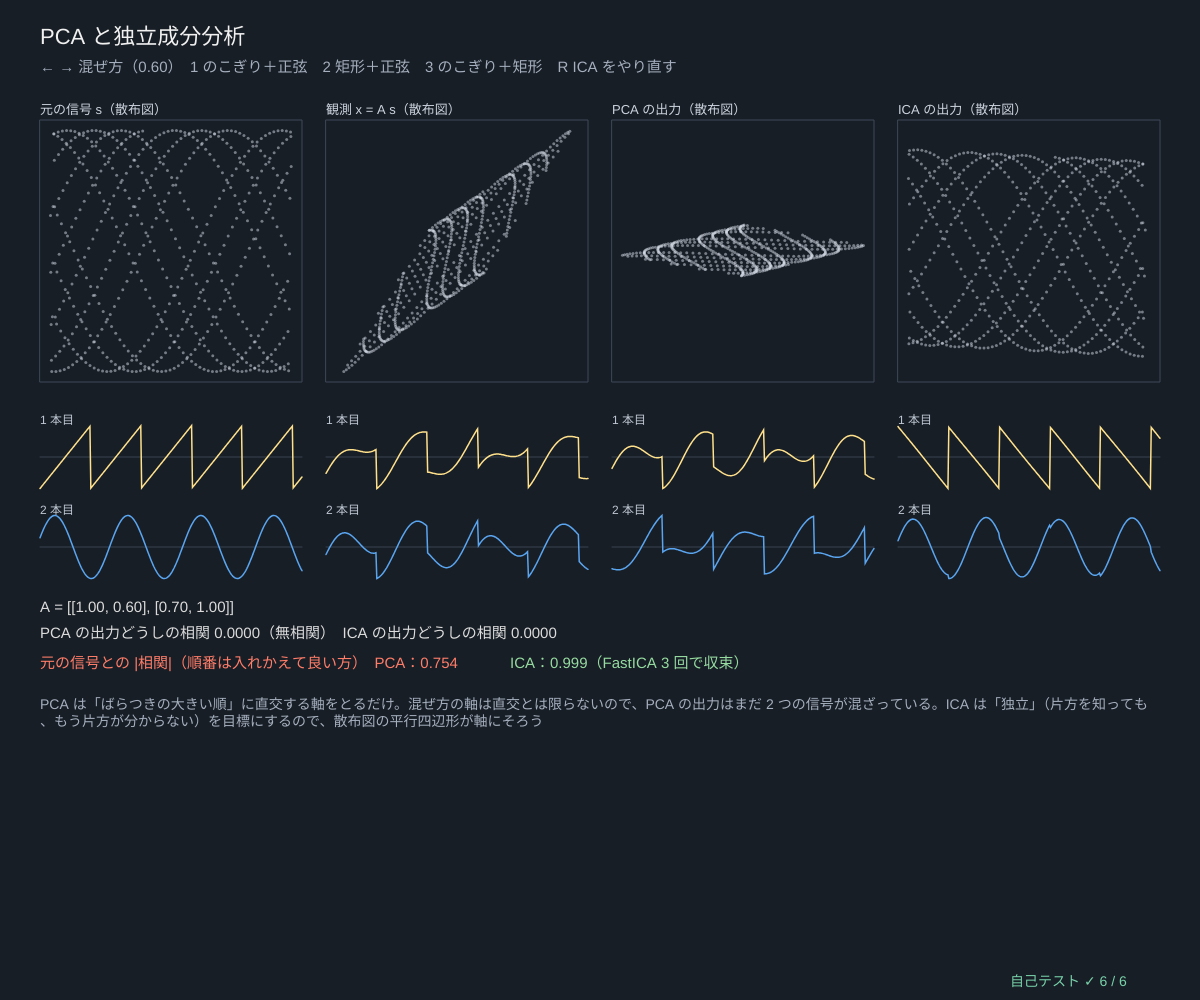
Frame 1 (no input)
Frame 60 (no input): identical to frame 1, image omitted
Frame 120 (the mouse pressed at the canvas centre since frame 60): identical to frame 1, image omitted

The p5.js sketch that drew this single still picture (run headless with seeded random() and noise() and a simulated clock; from frame 60 on, the mouse is pressed at the canvas centre):

// p5.js sketch
// ── sketch.js
// ============================================
// 12 PCA と独立成分分析（ICA）─ 2 つの音が混ざった録音から、元の音を取り出せる？
// 元の信号 s1, s2（のこぎり波・正弦波など）を行列 A で混ぜた観測 x = A s だけを使う
//   PCA：x を回して「無相関」にするところまで（白色化 10）。でも無相関にする回し方はいくらでもある → 元にはもどらない
//   FastICA：白色化したあと、出力が「いちばん正規分布らしくない」回転を探す（非線形 g = tanh、両方同時に求めて対称に直交化）
//   取り出した信号の「順番」と「符号（上下）」と「大きさ」は決まらない（どれでも x = A s をみたす）
// ← → 混ぜ方 / 1 のこぎり＋正弦 2 矩形＋正弦 3 のこぎり＋矩形 / R ICA をやり直す（はじめの向きを変える）
// ============================================

const NS = 600;                        // ★ 時間のサンプル数
let mixT = 0.6, pairK = 1, seedI = 21, src = [], obs = [], pcaOut = [], icaOut = [], icaIters = 0, corrP = [], corrI = [];   // ★ mixT = 混ぜ方

// ★ 元の信号（音のような周期的な波）
function makeSources(k) {
  let saw = (t) => 2 * ((t * 1.3) % 1) - 1, sq = (t) => (Math.sin(2 * Math.PI * 0.7 * t) >= 0 ? 1 : -1), sn = (t) => Math.sin(2 * Math.PI * 0.9 * t + 0.3);
  let f = k === 1 ? [saw, sn] : k === 2 ? [sq, sn] : [saw, sq];
  return Array.from({ length: NS }, (_, i) => { let t = (i / NS) * 8; return [f[0](t), f[1](t)]; });
}
function mixMatrix(t) { return [[1, t], [0.4 + 0.5 * t, 1]]; }
function absCorrTable(Y, S) { return [0, 1].map((k) => [0, 1].map((j) => Math.abs(corrOf(Y.map((y) => y[k]), S.map((s) => s[j]))))); }
function bestMatch(T) { return Math.max(Math.min(T[0][0], T[1][1]), Math.min(T[0][1], T[1][0])); }   // 順番の入れかえを許した「元との相関」の小さいほう
// ★ 全部の計算：混ぜる → PCA → 白色化 → FastICA
function rebuild() {
  src = makeSources(pairK); let Am = mixMatrix(mixT); obs = src.map((s) => matVec(Am, s));
  let mu = colMeans(obs), e = jacobiEigen(covMatrix(obs)); pcaOut = projectData(obs, mu, e.vecs, 2);
  let w = whitenData(obs); seedRng(seedI); let r = fastICA(w.Z, 300); icaIters = r.iters; icaOut = w.Z.map((z) => matVec(r.Wm, z));
  corrP = absCorrTable(pcaOut, src); corrI = absCorrTable(icaOut, src);
}
function setup() { createCanvas(windowWidth, windowHeight); textWrap(CHAR); selfTest(); rebuild(); }

function wave(Y, k, x, y, w, h, col, title) {
  let m = Math.max(...Y.map((v) => Math.abs(v[k])), 1e-12);
  stroke(55, 66, 80); strokeWeight(1); line(x, y + h / 2, x + w, y + h / 2);
  stroke(...col); strokeWeight(1.5); polyline(Y.slice(0, 300).map((v, i) => [x + (i / 299) * w, y + h / 2 - (v[k] / m) * h * 0.45]));
  noStroke(); fill(190, 198, 210); textSize(12); textAlign(LEFT, BASELINE); text(title, x, y + 2);
}
function scatter(Y, x, y, s, title) {
  let m = Math.max(...Y.flat().map(Math.abs), 1e-12);
  stroke(60, 72, 88); strokeWeight(1); noFill(); rect(x, y, s, s);
  noStroke(); fill(225, 232, 242, 120); for (let v of Y) circle(x + s / 2 + (v[0] / m) * s * 0.46, y + s / 2 - (v[1] / m) * s * 0.46, 3);
  fill(205, 212, 222); textSize(13); textAlign(LEFT, BASELINE); text(title, x, y - 6);
}

function draw() {
  background(24, 30, 38);
  let cols = ['元の信号 s', '観測 x = A s', 'PCA の出力', 'ICA の出力'], sets = [src, obs, pcaOut, icaOut];
  let cw = (width - 80 - 3 * 24) / 4, sz = Math.min(cw, height * 0.3);
  sets.forEach((Y, c) => {
    let x = 40 + c * (cw + 24);
    scatter(Y, x, 120, sz, cols[c] + '（散布図）');
    wave(Y, 0, x, 160 + sz, cw, 70, [255, 225, 140], '1 本目');
    wave(Y, 1, x, 250 + sz, cw, 70, [90, 165, 240], '2 本目');
  });
  let y = 350 + sz, x = 40, Am = mixMatrix(mixT);
  noStroke(); fill(220); textSize(15); textAlign(LEFT, BASELINE);
  text('A = [[' + Am[0].map((v) => fmtN(v, 2)).join(', ') + '], [' + Am[1].map((v) => fmtN(v, 2)).join(', ') + ']]', x, y);
  let pc = covMatrix(pcaOut), ic = covMatrix(icaOut);
  text('PCA の出力どうしの相関 ' + fmtN(pc[0][1] / Math.sqrt(pc[0][0] * pc[1][1]), 4) + '（無相関）　ICA の出力どうしの相関 ' + fmtN(ic[0][1] / Math.sqrt(ic[0][0] * ic[1][1]), 4), x, y + 26);
  fill(255, 125, 105); text('元の信号との |相関|（順番は入れかえて良い方）　PCA：' + fmtN(bestMatch(corrP), 3), x, y + 56);
  fill(150, 220, 160); text('ICA：' + fmtN(bestMatch(corrI), 3) + '（FastICA ' + icaIters + ' 回で収束）', x + 470, y + 56);
  fill(165, 175, 190); textSize(14);
  text('PCA は「ばらつきの大きい順」に直交する軸をとるだけ。混ぜ方の軸は直交とは限らないので、PCA の出力はまだ 2 つの信号が混ざっている。ICA は「独立」（片方を知っても、もう片方が分からない）を目標にするので、散布図の平行四辺形が軸にそろう', x, y + 86, width - 80);
  fill(240); textSize(22); text('PCA と独立成分分析', 40, 44);
  fill(165, 175, 190); textSize(15); text('← → 混ぜ方（' + fmtN(mixT, 2) + '）　1 のこぎり＋正弦　2 矩形＋正弦　3 のこぎり＋矩形　R ICA をやり直す', 40, 72);
  drawSelfTest(width - 190, height - 14);
}

function keyPressed() {
  if (key === LEFT_ARROW || key === RIGHT_ARROW) { mixT = clampv(Math.round((mixT + (key === RIGHT_ARROW ? 0.1 : -0.1)) * 10) / 10, -0.9, 0.9); rebuild(); }
  for (let k = 1; k <= 3; k++) if (key === String(k)) { pairK = k; rebuild(); }
  if (key === 'r' || key === 'R') { seedI++; rebuild(); }
  return false;
}

// ---- 自己テスト
function selfTest() {
  selfTestResults = [];
  let okW = true, okICA = true, okOrth = true, okPCAunc = true, worstP = 1;
  for (let k = 1; k <= 3; k++) for (let t of [-0.6, 0.2, 0.7]) {
    let S = makeSources(k), X = S.map((s) => matVec(mixMatrix(t), s)), w = whitenData(X);
    if (maxAbsDiff(covMatrix(w.Z), eyeMat(2)) > 1e-9) okW = false;
    seedRng(200 + k); let r = fastICA(w.Z, 300), Y = w.Z.map((z) => matVec(r.Wm, z));
    if (bestMatch(absCorrTable(Y, S)) < 0.98) okICA = false;
    if (maxAbsDiff(matMul(r.Wm, matT(r.Wm)), eyeMat(2)) > 1e-9) okOrth = false;
    let e = jacobiEigen(covMatrix(X)), P = projectData(X, colMeans(X), e.vecs, 2), Cp = covMatrix(P);
    if (Math.abs(Cp[0][1]) > 1e-9 * Cp[0][0]) okPCAunc = false;
    worstP = Math.min(worstP, bestMatch(absCorrTable(P, S)));
  }
  check('白色化した観測の共分散 = I（3 組 × 3 つの混ぜ方、1e-9）', okW);
  check('FastICA は元の信号を取り出す（順番を入れかえて |相関| ≥ 0.98、9 通りすべて）', okICA);
  check('FastICA の分離行列 W は直交（W Wᵀ = I、1e-9）', okOrth);
  check('PCA の出力は無相関（共分散の非対角 ≈ 0）', okPCAunc);
  check('でも PCA の出力は元の信号にもどらない例がある（いちばん悪い例で |相関| < 0.95）', worstP < 0.95);
  let S = makeSources(1), cs = covMatrix(S);
  check('元の 2 つの信号はほとんど無相関（|相関| < 0.1）＝ 混ぜなければ PCA でも ICA でもそのまま', Math.abs(cs[0][1] / Math.sqrt(cs[0][0] * cs[1][1])) < 0.1);
  reportSelfTest();
}

// ---------- やってみよう ----------
// 1. ← → で混ぜ方を変えよう。PCA の出力が元にもどるのはどんな混ぜ方のとき？
// 2. ICA の出力の順番や上下は、R を押すたびに変わることがある。なぜ決まらない？
// 3. 散布図の形に注目：元の信号（四角っぽい）→ 観測（平行四辺形）→ PCA（回った平行四辺形）→ ICA（四角）
// 4. 2 つとも正規分布の雑音だったら ICA でも分けられない。なぜ？（どの回転でも同じ丸い雲）
// 5. 3 つの信号を 3 つのマイクで録音したら？ fastICA は何次元でも同じ式で動く

// ==================================================
// ここから下は「主成分分析の道具」（中身は読まなくても OK。消さないでね）
// ==================================================
// ---- 数の表示と安全のための道具
function clampv(v, a, b) { return v < a ? a : v > b ? b : v; }
function fin(v, fb) { return typeof v === 'number' && isFinite(v) ? v : fb === undefined ? 0 : fb; }   // NaN・∞ を fb に
function fmtN(v, d) {                                                  // 数を小数 d 桁で（NaN は「?」）
  if (typeof v !== 'number' || !isFinite(v)) return '?';
  let s = v.toFixed(d === undefined ? 2 : d);
  return /^-0(\.0*)?$/.test(s) ? s.slice(1) : s;
}
function fmtVec(v, d) { return '(' + v.map((x) => fmtN(x, d)).join(', ') + ')'; }
// ---- 種つきの乱数（同じ種なら毎回同じ列）
let rngState = 1;
function seedRng(s) { rngState = (s >>> 0) || 1; }
function rnd() {                       // 0〜1 の一様乱数（mulberry32）
  rngState = (rngState + 0x6d2b79f5) >>> 0;
  let t = rngState;
  t = Math.imul(t ^ (t >>> 15), t | 1);
  t ^= t + Math.imul(t ^ (t >>> 7), t | 61);
  return ((t ^ (t >>> 14)) >>> 0) / 4294967296;
}
function rndRange(a, b) { return a + (b - a) * rnd(); }
function gaussRnd() {                  // 標準正規分布（ボックス-ミュラー法）
  let u = Math.max(1e-12, rnd()), v = rnd();
  return Math.sqrt(-2 * Math.log(u)) * Math.cos(2 * Math.PI * v);
}
// ---- 行列の道具。データ X は「n 行 × d 列」（1 行 = 1 個のデータ）、ベクトルは配列
function zerosMat(n, m) { return Array.from({ length: n }, () => new Array(m).fill(0)); }
function eyeMat(n) { let I = zerosMat(n, n); for (let i = 0; i < n; i++) I[i][i] = 1; return I; }
function matT(A) { return A[0].map((_, j) => A.map((r) => r[j])); }
function matMul(A, B) {
  let n = A.length, q = B.length, m = B[0].length, C = zerosMat(n, m);
  for (let i = 0; i < n; i++) for (let k = 0; k < q; k++) { let a = A[i][k]; if (a === 0) continue; for (let j = 0; j < m; j++) C[i][j] += a * B[k][j]; }
  return C;
}
function matVec(A, x) { return A.map((r) => dotv(r, x)); }
function dotv(a, b) { let s = 0; for (let i = 0; i < a.length; i++) s += a[i] * b[i]; return s; }
function vlen(a) { return Math.sqrt(dotv(a, a)); }
function unitv(a) { let L = vlen(a); return L > 1e-300 ? a.map((x) => x / L) : a.map((_, i) => (i === 0 ? 1 : 0)); }
function maxAbsDiff(A, B) { let m = 0; for (let i = 0; i < A.length; i++) for (let j = 0; j < A[i].length; j++) m = Math.max(m, Math.abs(A[i][j] - B[i][j])); return m; }
function colMeans(X) {                 // 平均ベクトル（列ごとの平均）
  let d = X[0].length, mu = new Array(d).fill(0);
  for (let r of X) for (let j = 0; j < d; j++) mu[j] += r[j];
  return mu.map((s) => s / Math.max(1, X.length));
}
function centerCols(X, mu) { return X.map((r) => r.map((v, j) => v - mu[j])); }   // 平均を引く（中心化）
// ★ 共分散行列 C = Xcᵀ Xc / (n − 1)（n − 1 で割る「不偏」の約束。点が 1 個以下ならゼロ行列）
function covMatrix(X) {
  let n = X.length, d = X[0].length, mu = colMeans(X), C = zerosMat(d, d);
  if (n < 2) return C;
  for (let r of X) for (let i = 0; i < d; i++) { let a = r[i] - mu[i]; for (let j = i; j < d; j++) C[i][j] += a * (r[j] - mu[j]); }
  for (let i = 0; i < d; i++) for (let j = i; j < d; j++) { C[i][j] /= n - 1; C[j][i] = C[i][j]; }
  return C;
}
// ★ ヤコビ法（対称行列の固有値分解）：非対角を 1 つずつ回転で 0 にしていく。d ≤ 64 くらいまで
// 戻り値 vals = 固有値（大きい順）、vecs[k] = k 番目の固有ベクトル（長さ 1、いちばん大きい成分を正に）
function jacobiEigen(C, maxSweeps) {
  let d = C.length, A = C.map((r) => r.slice()), V = eyeMat(d);
  for (let sw = 0; sw < (maxSweeps || 80); sw++) {
    let off = 0, tot = 0;
    for (let i = 0; i < d; i++) for (let j = 0; j < d; j++) { let a = A[i][j] * A[i][j]; tot += a; if (i !== j) off += a; }
    if (!(off > 1e-30 * tot)) break;
    for (let p = 0; p < d - 1; p++) for (let q = p + 1; q < d; q++) {
      let apq = A[p][q];
      if (Math.abs(apq) < 1e-300) continue;
      let th = (A[q][q] - A[p][p]) / (2 * apq);
      let t = th === 0 ? 1 : Math.sign(th) / (Math.abs(th) + Math.sqrt(th * th + 1));
      let c = 1 / Math.sqrt(t * t + 1), s = t * c;
      for (let k = 0; k < d; k++) { let akp = A[k][p], akq = A[k][q]; A[k][p] = c * akp - s * akq; A[k][q] = s * akp + c * akq; }
      for (let k = 0; k < d; k++) { let apk = A[p][k], aqk = A[q][k]; A[p][k] = c * apk - s * aqk; A[q][k] = s * apk + c * aqk; }
      for (let k = 0; k < d; k++) { let vkp = V[k][p], vkq = V[k][q]; V[k][p] = c * vkp - s * vkq; V[k][q] = s * vkp + c * vkq; }
    }
  }
  let idx = Array.from({ length: d }, (_, i) => i).sort((a, b) => A[b][b] - A[a][a]);
  let vecs = idx.map((k) => { let v = V.map((r) => r[k]), big = 0; for (let i = 0; i < d; i++) if (Math.abs(v[i]) > Math.abs(v[big]) + 1e-12) big = i; return v[big] < 0 ? v.map((x) => -x) : v; });
  return { vals: idx.map((k) => A[k][k]), vecs };
}
function traceOf(C) { let s = 0; for (let i = 0; i < C.length; i++) s += C[i][i]; return s; }
// C V = V Λ の残り（いちばん大きいずれ）と、固有ベクトルどうしの直交のずれ
function eigResidual(C, eg) { let m = 0; eg.vecs.forEach((v, k) => { let Cv = matVec(C, v); for (let i = 0; i < v.length; i++) m = Math.max(m, Math.abs(Cv[i] - eg.vals[k] * v[i])); }); return m; }
function orthoError(vecs) { let m = 0; for (let a = 0; a < vecs.length; a++) for (let b = 0; b < vecs.length; b++) m = Math.max(m, Math.abs(dotv(vecs[a], vecs[b]) - (a === b ? 1 : 0))); return m; }
// 射影（主成分得点）と復元：score = (x − μ)·v_k、x_hat = μ + Σ score_k v_k（k 個まで）
function projectData(X, mu, vecs, k) { return X.map((r) => vecs.slice(0, k).map((v) => { let s = 0; for (let j = 0; j < r.length; j++) s += (r[j] - mu[j]) * v[j]; return s; })); }
function reconstructRow(score, mu, vecs) { let x = mu.slice(); score.forEach((s, k) => { for (let j = 0; j < x.length; j++) x[j] += s * vecs[k][j]; }); return x; }
function angleBetween(u, v) {          // 向きのちがい（符号は無視、0〜90°）。小さい角も正確に：atan2(‖v − (v·u)u‖, |v·u|)
  let a = unitv(u), b = unitv(v), c = dotv(a, b), r = 0; for (let i = 0; i < a.length; i++) r += (b[i] - c * a[i]) ** 2;
  return (Math.atan2(Math.sqrt(r), Math.abs(c)) * 180) / Math.PI;
}
function corrOf(a, b) {                // 相関係数
  let n = a.length, ma = a.reduce((s, v) => s + v, 0) / n, mb = b.reduce((s, v) => s + v, 0) / n, sab = 0, saa = 0, sbb = 0;
  for (let i = 0; i < n; i++) { sab += (a[i] - ma) * (b[i] - mb); saa += (a[i] - ma) ** 2; sbb += (b[i] - mb) ** 2; }
  return saa > 0 && sbb > 0 ? sab / Math.sqrt(saa * sbb) : 0;
}
// ---- 2×2 対称行列 [[a, b], [b, c]] の固有値・固有ベクトル（解の公式）
function eig2sym(a, b, c) {
  let tr = a + c, h = Math.sqrt(((a - c) / 2) ** 2 + b * b), l1 = tr / 2 + h, l2 = tr / 2 - h;
  let v1 = Math.abs(b) > 1e-14 * (Math.abs(a) + Math.abs(c) + 1e-300) ? unitv([l1 - c, b]) : a >= c ? [1, 0] : [0, 1];
  if (v1[0] < 0 || (v1[0] === 0 && v1[1] < 0)) v1 = [-v1[0], -v1[1]];
  return { l1, l2, v1, v2: [-v1[1], v1[0]], angle: (Math.atan2(v1[1], v1[0]) * 180) / Math.PI };
}
// ---- グラフと図の道具：g = { x, y, w, h, x0, x1, y0, y1 }
function gX(g, v) { return g.x + clampv((v - g.x0) / (g.x1 - g.x0), -0.02, 1.02) * g.w; }
function gY(g, v) { return g.y + g.h - clampv((v - g.y0) / (g.y1 - g.y0), -0.02, 1.02) * g.h; }
function plotAxes(g, xl, yl, xt, yt) {
  stroke(80, 92, 108); strokeWeight(1); noFill(); rect(g.x, g.y, g.w, g.h);
  noStroke(); fill(160, 170, 185); textSize(12); textAlign(CENTER, TOP);
  for (let v of xt) text(+(+v).toPrecision(3), gX(g, v), g.y + g.h + 4);
  textAlign(RIGHT, CENTER);
  for (let v of yt) text(+(+v).toPrecision(3), g.x - 5, gY(g, v));
  textAlign(LEFT, BASELINE); fill(205, 212, 222); textSize(13);
  text(xl, g.x + g.w - textWidth(xl), g.y + g.h + 32); text(yl, g.x, g.y - 8);
}
function polyline(pts, closed) {       // 点が 2 つ以上あるときだけ折れ線を描く
  if (pts.length < 2) return;
  noFill(); beginShape(); for (let p of pts) vertex(p[0], p[1]); endShape(closed ? CLOSE : undefined);
}
// 共分散 C の「k σ の楕円」の点（データの単位）。中心 μ、長さ 1 の 2×2 固有分解で作る
function covEllipsePts(mu, C, k, segs) {
  let e = eig2sym(C[0][0], C[0][1], C[1][1]), a = k * Math.sqrt(Math.max(0, e.l1)), b = k * Math.sqrt(Math.max(0, e.l2)), out = [];
  for (let i = 0; i <= (segs || 72); i++) { let t = (2 * Math.PI * i) / (segs || 72), u = a * Math.cos(t), w = b * Math.sin(t); out.push([mu[0] + u * e.v1[0] + w * e.v2[0], mu[1] + u * e.v1[1] + w * e.v2[1]]); }
  return out;
}
function arrow2(x1, y1, x2, y2, hs) {  // 矢印（hs = 矢じりの大きさ）
  line(x1, y1, x2, y2);
  let a = Math.atan2(y2 - y1, x2 - x1), h = hs || 10;
  noStroke(); triangle(x2, y2, x2 - h * Math.cos(a - 0.4), y2 - h * Math.sin(a - 0.4), x2 - h * Math.cos(a + 0.4), y2 - h * Math.sin(a + 0.4));
}
// ---- 標準化と白色化
function standardizeCols(X) {          // 各列を平均 0・標準偏差 1 に（標準偏差 0 の列は 0 のまま）
  let mu = colMeans(X), C = covMatrix(X), sd = C.map((r, i) => Math.sqrt(Math.max(0, r[i])));
  return { Z: X.map((r) => r.map((v, j) => (sd[j] > 1e-12 ? (v - mu[j]) / sd[j] : 0))), mu, sd };
}
// ★ 白色化（PCA 白色化）：z = Λ^(−1/2) Vᵀ (x − μ)。共分散が単位行列 I になる（eps で 0 割りを防ぐ）
function whitenData(X, eps) {
  let mu = colMeans(X), eg = jacobiEigen(covMatrix(X)), e = eps === undefined ? 1e-12 : eps;
  let Wm = eg.vecs.map((v, k) => v.map((x) => x / Math.sqrt(Math.max(eg.vals[k], 0) + e)));
  return { Z: X.map((r) => matVec(Wm, r.map((v, j) => v - mu[j]))), Wm, mu, eg };
}
// ---- FastICA（非線形 g = tanh、全部の成分を同時に求めて「対称な直交化」W ← (W Wᵀ)^(−1/2) W）
// Z は白色化したデータ（n 行 × m 列）。戻り値 W（行 = 分離の向き）と反復回数
function symDecorrelate(Wm) {
  let eg = jacobiEigen(matMul(Wm, matT(Wm))), m = Wm.length, Mh = zerosMat(m, m);
  eg.vecs.forEach((e, k) => { let s = 1 / Math.sqrt(Math.max(eg.vals[k], 1e-15)); for (let i = 0; i < m; i++) for (let j = 0; j < m; j++) Mh[i][j] += s * e[i] * e[j]; });
  return matMul(Mh, Wm);
}
function fastICA(Z, iters) {
  let n = Z.length, m = Z[0].length, Wm = symDecorrelate(Array.from({ length: m }, () => Array.from({ length: m }, () => gaussRnd()))), it = 0;
  for (it = 0; it < (iters || 200); it++) {
    let Wn = Wm.map((w) => {
      let acc = new Array(m).fill(0), gp = 0;
      for (let r of Z) { let y = Math.tanh(dotv(w, r)); gp += 1 - y * y; for (let j = 0; j < m; j++) acc[j] += r[j] * y; }
      return acc.map((a, j) => a / n - (gp / n) * w[j]);
    });
    Wn = symDecorrelate(Wn);
    let lim = 0; for (let i = 0; i < m; i++) lim = Math.max(lim, Math.abs(Math.abs(dotv(Wn[i], Wm[i])) - 1));
    Wm = Wn; if (lim < 1e-12) break;
  }
  return { Wm, iters: it };
}
// ---- 自己テストの道具
let selfTestResults = [];
function check(name, cond) { selfTestResults.push({ name, ok: !!cond }); }
function near(a, b, tol) { return a !== null && a !== undefined && isFinite(a) && Math.abs(a - b) <= (tol === undefined ? 1e-9 : tol); }
function noNaN(v) { return Array.isArray(v) ? v.every(noNaN) : !(typeof v === 'number' && !isFinite(v)); }
function reportSelfTest() { for (let r of selfTestResults) (r.ok ? console.log : console.error)((r.ok ? '✓ ' : '✗ ') + r.name); }
function selfTestLine() { let n = selfTestResults.filter((r) => r.ok).length; return '自己テスト ' + (n === selfTestResults.length && n > 0 ? '✓ ' : '✗ ') + n + ' / ' + selfTestResults.length; }
function selfTestOk() { return selfTestResults.length > 0 && selfTestResults.every((r) => r.ok); }
function drawSelfTest(x, y) { noStroke(); fill(selfTestOk() ? color(120, 210, 170) : color(255, 90, 90)); textSize(14); textAlign(LEFT, BASELINE); text(selfTestLine(), x, y); }
